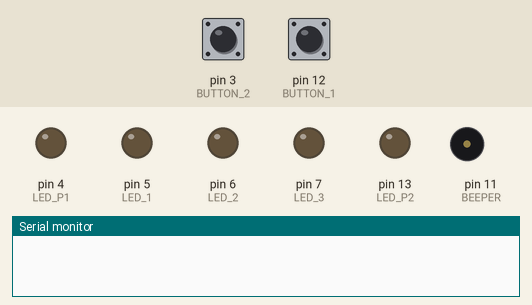
A sketch run on a simulated Arduino Uno, built with avr-gcc and run on an emulated ATmega328P. On the bench: output pins drawn as LEDs (lit = HIGH), buzzer (waves = sounding), the last lines printed to the serial monitor. Inputs (shaded band) come from the test bench; at power-on: pin 3 (BUTTON_2) HIGH, pin 12 (BUTTON_1) HIGH.

Above: at 3.8 s.
3.9 s: pin 3 (BUTTON_2) pulled LOW for 0.15 s
At 5.1 s:
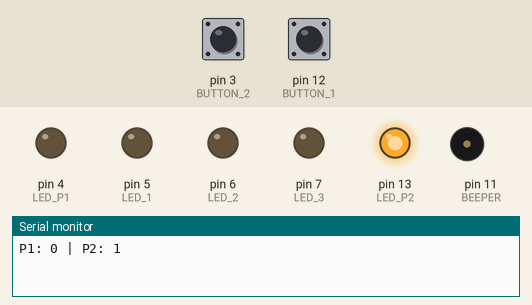
At 7.6 s:
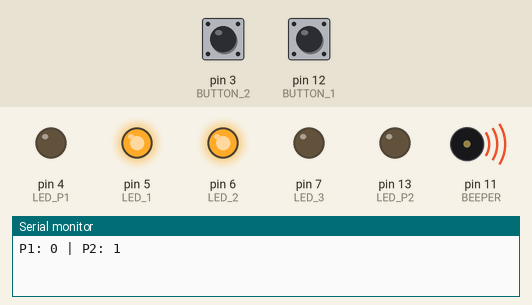
10.0 s: pin 12 (BUTTON_1) pulled LOW for 0.15 s
At 10.9 s:
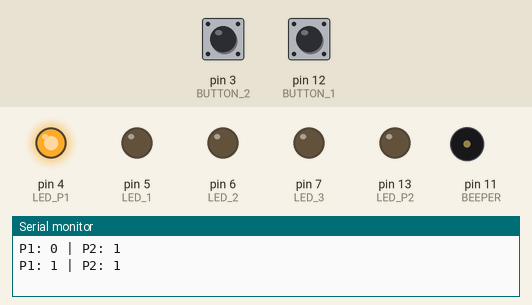
Timing chart, 0 to 16.7 s (numbered marks = the images above; inputs shaded):
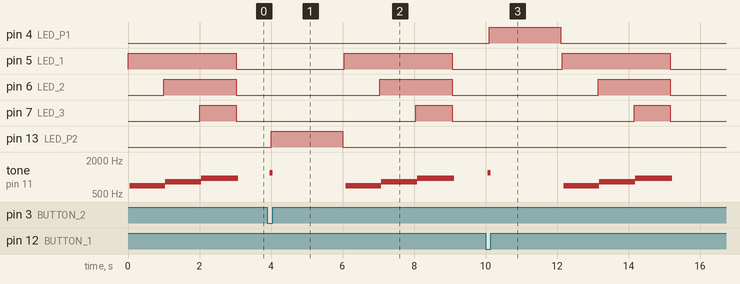

The sketch:

Code.ino
```cpp
#define LED_1 5
#define LED_2 6
#define LED_3 7
#define BUTTON_1 12
#define BUTTON_2 3
#define BEEPER 11
#define LED_P1 4
#define LED_P2 13
#define WIN_SCORE 3

bool beginCountdown = true;
bool waitInput = false;
int p1Score = 0;
int p2Score = 0;

void beep(int ms, int freq = 1000) {
  int halfPeriod = 1000000 / (freq * 2);
  long cycles = (long)ms * freq / 1000;
  for (long i = 0; i < cycles; i++) {
    digitalWrite(BEEPER, HIGH);
    delayMicroseconds(halfPeriod);
    digitalWrite(BEEPER, LOW);
    delayMicroseconds(halfPeriod);
  }
}

void waitForRelease() {
  while (digitalRead(BUTTON_1) == LOW || digitalRead(BUTTON_2) == LOW) {
    delay(10);
  }
  delay(40);
}

void resetRound() {
  beginCountdown = true;
  waitInput = false;
}

void setup() {
  pinMode(BUTTON_1, INPUT_PULLUP);
  pinMode(BUTTON_2, INPUT_PULLUP);
  pinMode(LED_1, OUTPUT);
  pinMode(LED_2, OUTPUT);
  pinMode(LED_3, OUTPUT);
  pinMode(LED_P1, OUTPUT);
  pinMode(LED_P2, OUTPUT);
  pinMode(BEEPER, OUTPUT);
  Serial.begin(9600);
}

void loop() {
  if (beginCountdown) {
    beginCountdown = false;

    digitalWrite(LED_1, HIGH); beep(1000, 700);
    digitalWrite(LED_2, HIGH); beep(1000, 850);
    digitalWrite(LED_3, HIGH); beep(1000, 1000);
    digitalWrite(LED_1, LOW);
    digitalWrite(LED_2, LOW);
    digitalWrite(LED_3, LOW);

    waitForRelease();
    waitInput = true;
  }

  if (waitInput) {
    bool b1 = digitalRead(BUTTON_1) == LOW;
    bool b2 = digitalRead(BUTTON_2) == LOW;

    if (b1 || b2) {
      delay(20);
      b1 = digitalRead(BUTTON_1) == LOW;
      b2 = digitalRead(BUTTON_2) == LOW;

      if (b1 && b2) {
        beep(150, 500);
        waitForRelease();
        resetRound();

      } else if (b1) {
        beep(80, 1200);
        p1Score++;
        Serial.print("P1: "); Serial.print(p1Score);
        Serial.print(" | P2: "); Serial.println(p2Score);
        digitalWrite(LED_P1, HIGH);
        delay(2000);
        digitalWrite(LED_P1, LOW);
        if (p1Score >= WIN_SCORE) {
          for (int i = 0; i < 5; i++) {
            digitalWrite(LED_P1, HIGH);
            beep(100, 1500);
            delay(100);
            digitalWrite(LED_P1, LOW);
            delay(100);
          }
          p1Score = 0;
          p2Score = 0;
        }
        waitForRelease();
        resetRound();

      } else if (b2) {
        beep(80, 1200);
        p2Score++;
        Serial.print("P1: "); Serial.print(p1Score);
        Serial.print(" | P2: "); Serial.println(p2Score);
        digitalWrite(LED_P2, HIGH);
        delay(2000);
        digitalWrite(LED_P2, LOW);
        if (p2Score >= WIN_SCORE) {
          for (int i = 0; i < 5; i++) {
            digitalWrite(LED_P2, HIGH);
            beep(100, 1500);
            delay(100);
            digitalWrite(LED_P2, LOW);
            delay(100);
          }
          p1Score = 0;
          p2Score = 0;
        }
        waitForRelease();
        resetRound();
      }
    }
  }
}
```

Measured:
- after the input at 3.9 s, pin 5 (LED_1): LOW → HIGH after 2.1 s, → LOW 3.0 s later; pin 6 (LED_2): LOW → HIGH after 3.1 s, → LOW 2.0 s later
- after the input at 10.0 s, pin 4 (LED_P1): LOW → HIGH after 0.10 s, → LOW 2.0 s later; pin 5 (LED_1): LOW → HIGH after 2.1 s, → LOW 3.0 s later
